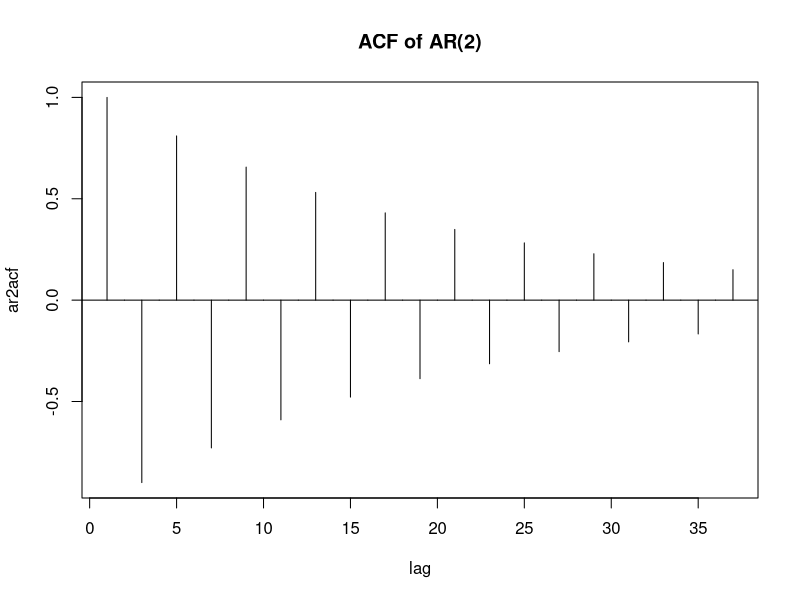

R code for this plot:
u=polyroot(c(1,0,.9))
Mod(u)
ar2acf=ARMAacf(ar=c(0,-0.9),ma=0,lag.max=36,pacf=FALSE)
plot(ar2acf,type="h",xlab="lag",main="ACF of AR(2)")
abline(h=0)